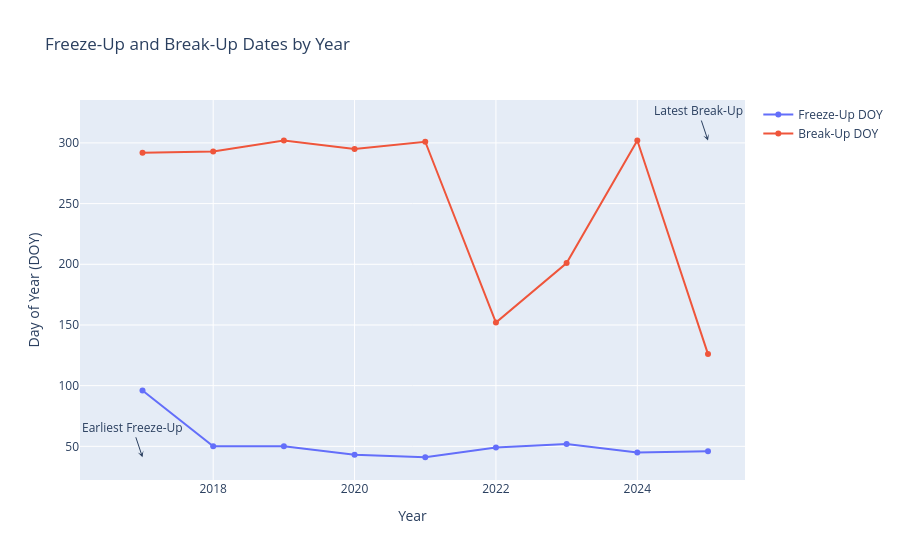

Here is the notebook cell this chart was saved with:
### Code cell
# %% [code]
import plotly.graph_objects as go

# 5. Freeze-Up & Break-Up Dates per Year
events = []
for yr, g in df.groupby('year'):
    # day-of-year when ice_pct first/last exceeds 50%
    mask = g.ice_pct > 0.5
    if mask.any():
        events.append({
            'year': yr,
            'freeze_doy': int(g.loc[mask,'doy'].iloc[0]),
            'break_doy': int(g.loc[mask,'doy'].iloc[-1])
        })
ev = pd.DataFrame(events)

fig = go.Figure()
fig.add_trace(go.Scatter(
    x=ev.year, y=ev.freeze_doy, mode='markers+lines',
    name='Freeze-Up DOY'
))
fig.add_trace(go.Scatter(
    x=ev.year, y=ev.break_doy, mode='markers+lines',
    name='Break-Up DOY'
))
fig.update_layout(
    title='Freeze-Up and Break-Up Dates by Year',
    xaxis_title='Year', yaxis_title='Day of Year (DOY)',
    annotations=[
        dict(
            x=ev.year.iloc[0], y=ev.freeze_doy.min(),
            text='Earliest Freeze-Up', showarrow=True, arrowhead=3
        ),
        dict(
            x=ev.year.iloc[-1], y=ev.break_doy.max(),
            text='Latest Break-Up', showarrow=True, arrowhead=3
        )
    ]
)
fig.show()

### Figure 1 — Plotly figure (JSON) as saved in the notebook; plotly's stock layout.template omitted (floating-point values rounded to 4 significant figures)
{"data": [{"mode": "markers+lines", "name": "Freeze-Up DOY", "type": "scatter", "x": [2017, 2018, 2019, 2020, 2021, 2022, 2023, 2024, 2025], "y": [96, 50, 50, 43, 41, 49, 52, 45, 46]}, {"mode": "markers+lines", "name": "Break-Up DOY", "type": "scatter", "x": [2017, 2018, 2019, 2020, 2021, 2022, 2023, 2024, 2025], "y": [292, 293, 302, 295, 301, 152, 201, 302, 126]}], "layout": {"annotations": [{"arrowhead": 3, "showarrow": true, "text": "Earliest Freeze-Up", "x": 2017, "y": 41}, {"arrowhead": 3, "showarrow": true, "text": "Latest Break-Up", "x": 2025, "y": 302}], "title": {"text": "Freeze-Up and Break-Up Dates by Year"}, "xaxis": {"title": {"text": "Year"}}, "yaxis": {"title": {"text": "Day of Year (DOY)"}}}}
